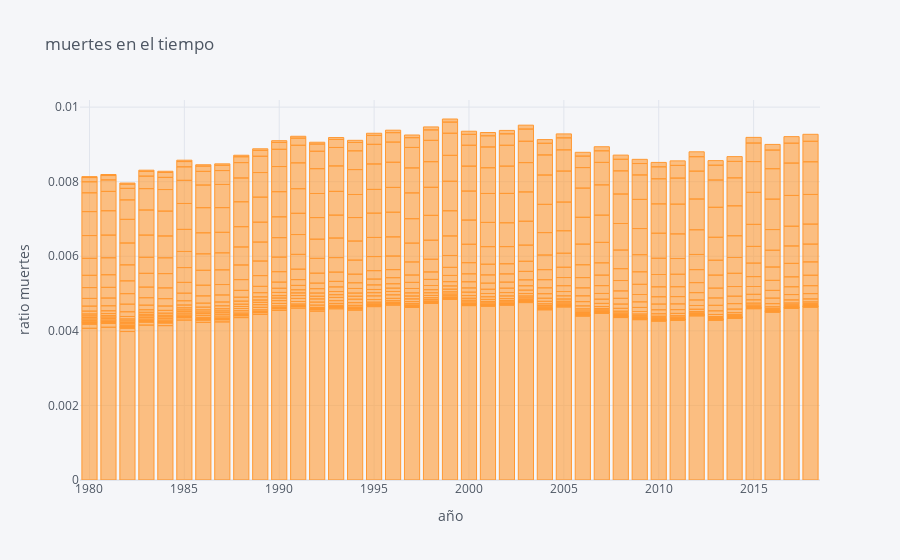

The notebook cell this image was saved under:
### Code cell
deaths_hombres.iplot(kind='bar',
                  x='Periodo',
               y = 'ratio',
                  xTitle='año',
                  yTitle='ratio muertes',
                  title='muertes en el tiempo')

### Figure 1 — Plotly figure (JSON) as saved in the notebook; plotly's stock layout.template omitted (floating-point values rounded to 4 significant figures; data arrays with more than 128 entries replaced by an {"elided": "..."} marker saying what was removed)
{"data": [{"marker": {"color": "rgba(255, 153, 51, 0.6)", "line": {"color": "rgba(255, 153, 51, 1.0)", "width": 1}}, "name": "ratio", "orientation": "v", "text": "", "type": "bar", "x": {"elided": "858 int values"}, "y": {"elided": "858 float values"}}], "layout": {"legend": {"bgcolor": "#F5F6F9", "font": {"color": "#4D5663"}}, "paper_bgcolor": "#F5F6F9", "plot_bgcolor": "#F5F6F9", "title": {"font": {"color": "#4D5663"}, "text": "muertes en el tiempo"}, "xaxis": {"gridcolor": "#E1E5ED", "showgrid": true, "tickfont": {"color": "#4D5663"}, "title": {"font": {"color": "#4D5663"}, "text": "año"}, "zerolinecolor": "#E1E5ED"}, "yaxis": {"gridcolor": "#E1E5ED", "showgrid": true, "tickfont": {"color": "#4D5663"}, "title": {"font": {"color": "#4D5663"}, "text": "ratio muertes"}, "zerolinecolor": "#E1E5ED"}}}
